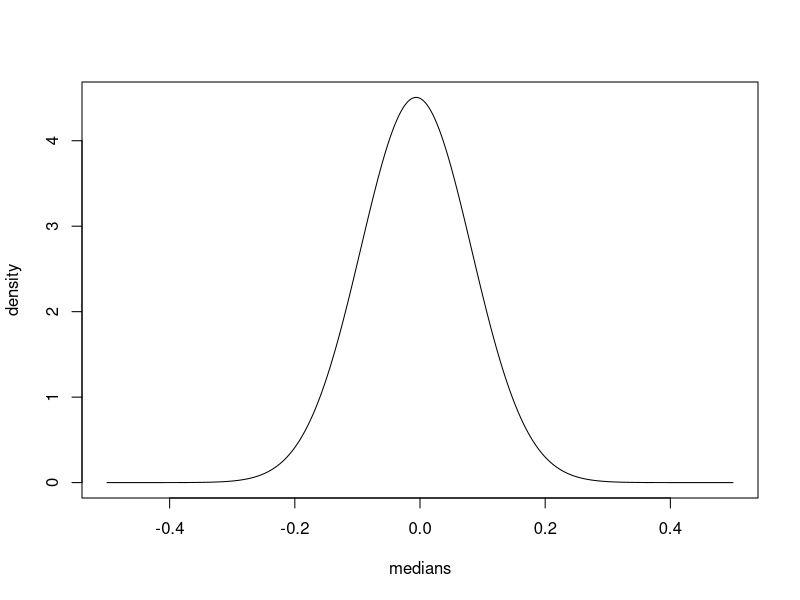
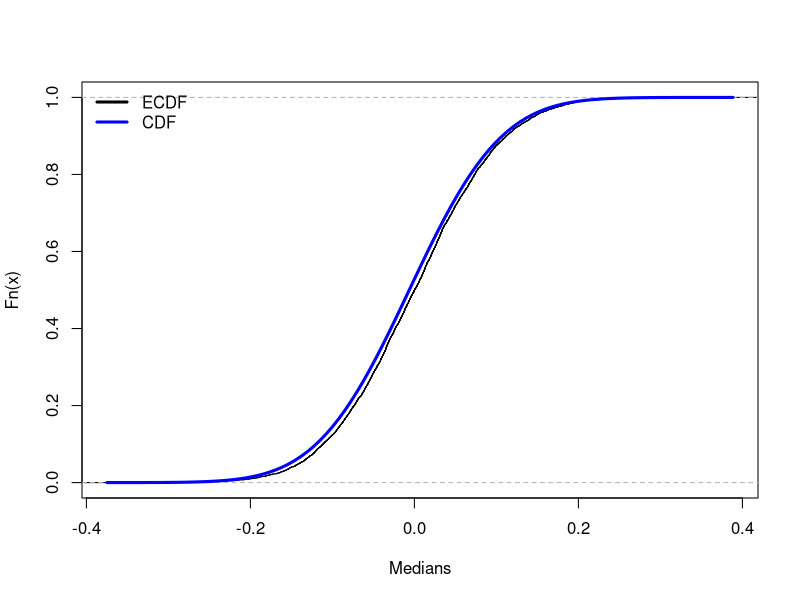
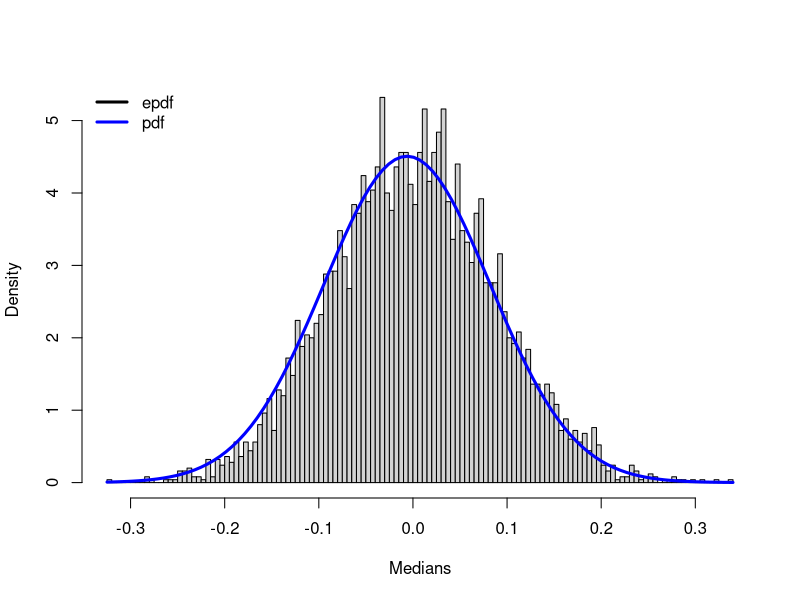
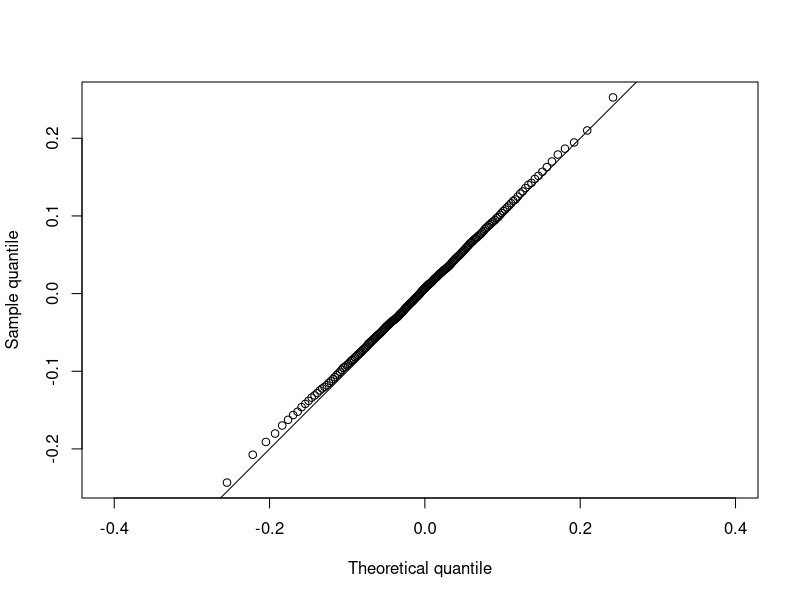
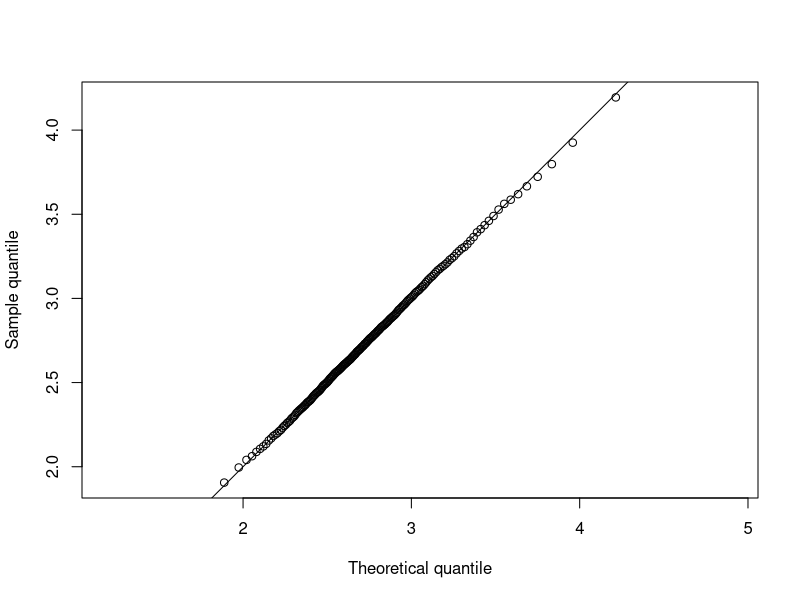
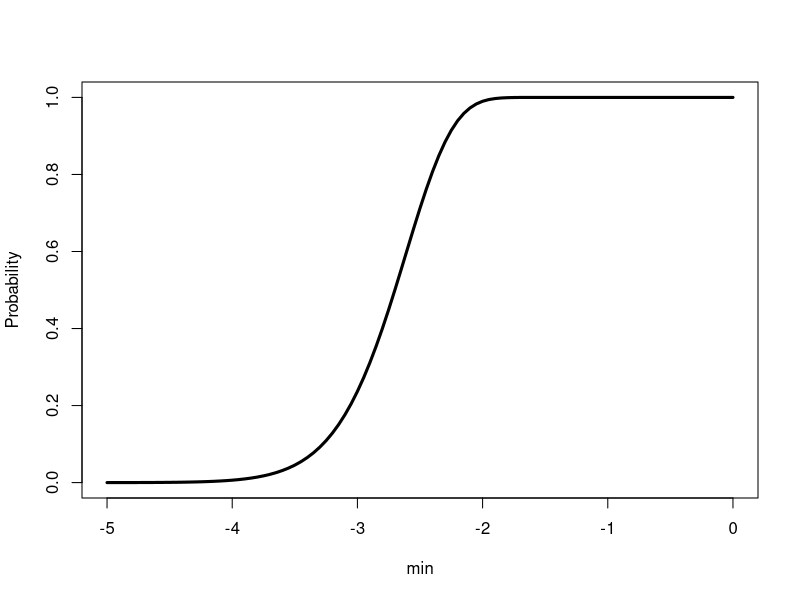
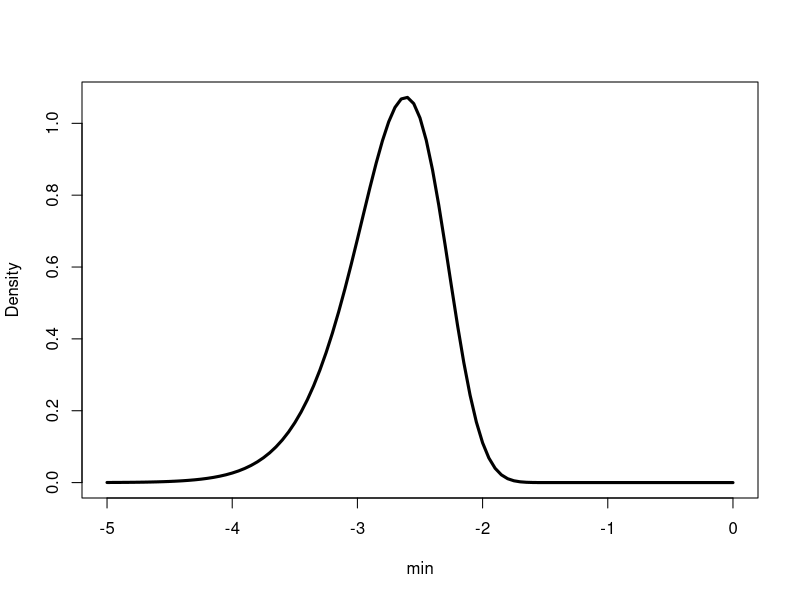
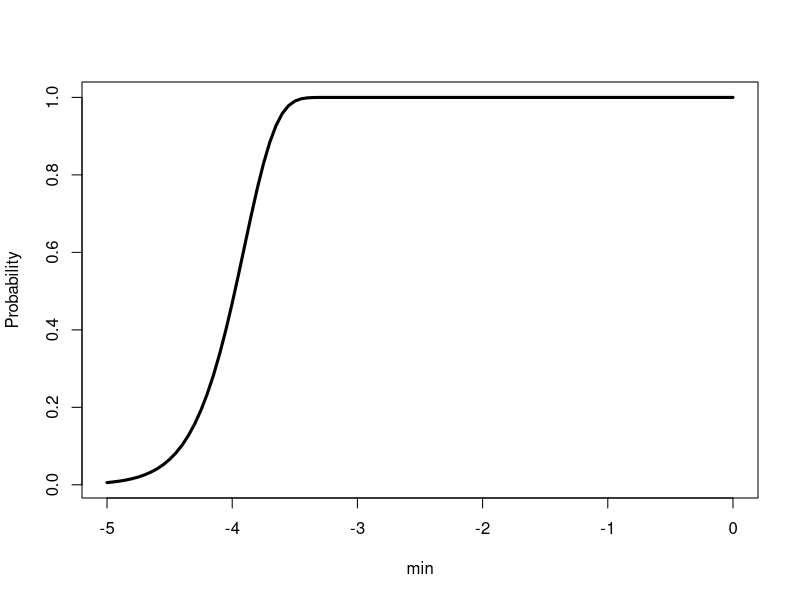

Generate these figures, in order, with R:
## ---- chunk 1
dorder <- function(x){
  100*
    choose(200, 100)*
    pnorm(x)^(100-1)*
    (1-pnorm(x))^(200-100)*
    dnorm(x)
}
# median of standard normal distribution
plot(seq(-0.5,0.5, by=0.0001), dorder(seq(-0.5,0.5, by=0.0001)), type = "l", xlab = "medians", ylab = "density") 
## ---- chunk 2
porder <- function(x){
  pbinom(100-1, 200, pnorm(x), lower.tail = FALSE)
}
## ---- chunk 3
qorder <- function(p){
  out <- p
  for(i in seq_along(p)){
    out[i] <- uniroot(function(x){porder(x) - p[i]}, c(-100,100))$root
  }
  out
}
## ---- chunk 4
N <- 200
M <- 5000
out <- array(rnorm(M*N), c(M,N))
meds <- apply(out,1,median)
e1 <- ecdf(meds)

plot(e1, xlab = "Medians", main = "") 
curve(porder, add = TRUE, col = "blue", lwd = 3)
legend("topleft", c("ECDF","CDF"), lwd = 3, col = c("black","blue"), bty = "n")
## ---- chunk 5
svg("./assets/median-cdf.svg", width = 5, height = 3)
plot(e1, xlab = "Medians", main = "") 
curve(porder, add = TRUE, col = "blue", lwd = 3)
legend("topleft", c("ECDF","CDF"), lwd = 3, col = c("black","blue"), bty = "n")
dev.off()
## ---- chunk 6
hist(meds, xlab = "Medians", main = "", breaks = 100, freq = FALSE)
curve(dorder, add = TRUE, col = "blue", lwd = 3)
legend("topleft", c("epdf","pdf"), lwd = 3, col = c("black","blue"), bty = "n")
## ---- chunk 7
svg("./assets/median-pdf.svg", width = 5, height = 3)
hist(meds, xlab = "Medians", main = "", breaks = 100, freq = FALSE)
curve(dorder, add = TRUE, col = "blue", lwd = 3)
legend("topleft", c("epdf","pdf"), lwd = 3, col = c("black","blue"), bty = "n")
box()
dev.off()
## ---- chunk 8
set.seed(9123)
p <- ppoints(200)
x <- qorder(p)
y <- quantile(meds, probs = p)

plot(x,y, asp = 1, xlab = "Theoretical quantile", ylab = "Sample quantile")
abline(0,1)
## ---- chunk 9
svg("./assets/median-qq.svg", width = 5, height = 3)
plot(x,y, asp = 1, xlab = "Theoretical quantile", ylab = "Sample quantile")
abline(0,1)
dev.off()
## ---- chunk 10
# dorder with k
dorder <- function(x, k){
  k*
    choose(200, k)*
    pnorm(x)^(k-1)*
    (1-pnorm(x))^(200-k)*
    dnorm(x)
}

# porder with k
porder <- function(x, k){
  pbinom(k-1, 200, pnorm(x), lower.tail = FALSE)
}

# qorder with k
qorder <- function(p, k){
  out <- p
  for(i in seq_along(p)){
    out[i] <- uniroot(function(x){porder(x, k) - p[i]}, c(-100,100))$root
  }
  out
}
## ---- chunk 11
# dorder with k and dist type
dorder <- function(x, k, n, dist = "norm", ...){
  pf <- get(paste0("p", dist))
  df <- get(paste0("d", dist))
  k*
    choose(n, k)*
    pf(x, ...)^(k-1)*
    (1-pf(x, ...))^(n-k)*
    df(x, ...)
}

# porder with k and dist type
porder <- function(x, k, n, dist = "norm", ...){
  pf <- get(paste0("p", dist))
  pbinom(k-1, n, pf(x, ...), lower.tail = FALSE)
}

# qorder with k and dist type
qorder <- function(p, k, n, dist = "norm", ...){
  out <- p
  for(i in seq_along(p)){
    out[i] <- uniroot(function(x){porder(x, k, n, dist, ...) - p[i]}, c(-100,100))$root
  }
  out
}
## ---- chunk 12
set.seed(810)
N <- 200
M <- 5000
out <- array(rnorm(M*N), c(M,N))
maxs <- apply(out,1,max)

p <- ppoints(200)
x <- qorder(p, 200, 200)
y <- quantile(maxs, probs = p)

plot(x,y, asp = 1, xlab = "Theoretical quantile", ylab = "Sample quantile")
abline(0,1)
## ---- chunk 13
svg("./assets/max-qq.svg", width = 5, height = 3)
plot(x,y, asp = 1, xlab = "Theoretical quantile", ylab = "Sample quantile")
abline(0,1)
dev.off()
## ---- chunk 14
curve(porder(x, 1, 200), -5,0, ylab = "Probability", xlab = "min", lwd = 3)
curve(dorder(x, 1, 200), -5,0, ylab = "Density", xlab = "min", lwd = 3)
## ---- chunk 15
curve(porder(x, 1, 20000), -5,0, ylab = "Probability", xlab = "min", lwd = 3)
curve(dorder(x, 1, 20000), -5,0, ylab = "Density", xlab = "min", lwd = 3)
## ---- chunk 16
svg("./assets/min-pdf-cdf.svg", width = 5, height = 6)
par(mfrow = c(2,1))
curve(porder(x, 1, 200), -5,0, ylab = "Probability", xlab = "min", lwd = 3)
curve(dorder(x, 1, 200), -5,0, ylab = "Density", xlab = "min", lwd = 3)
dev.off()
